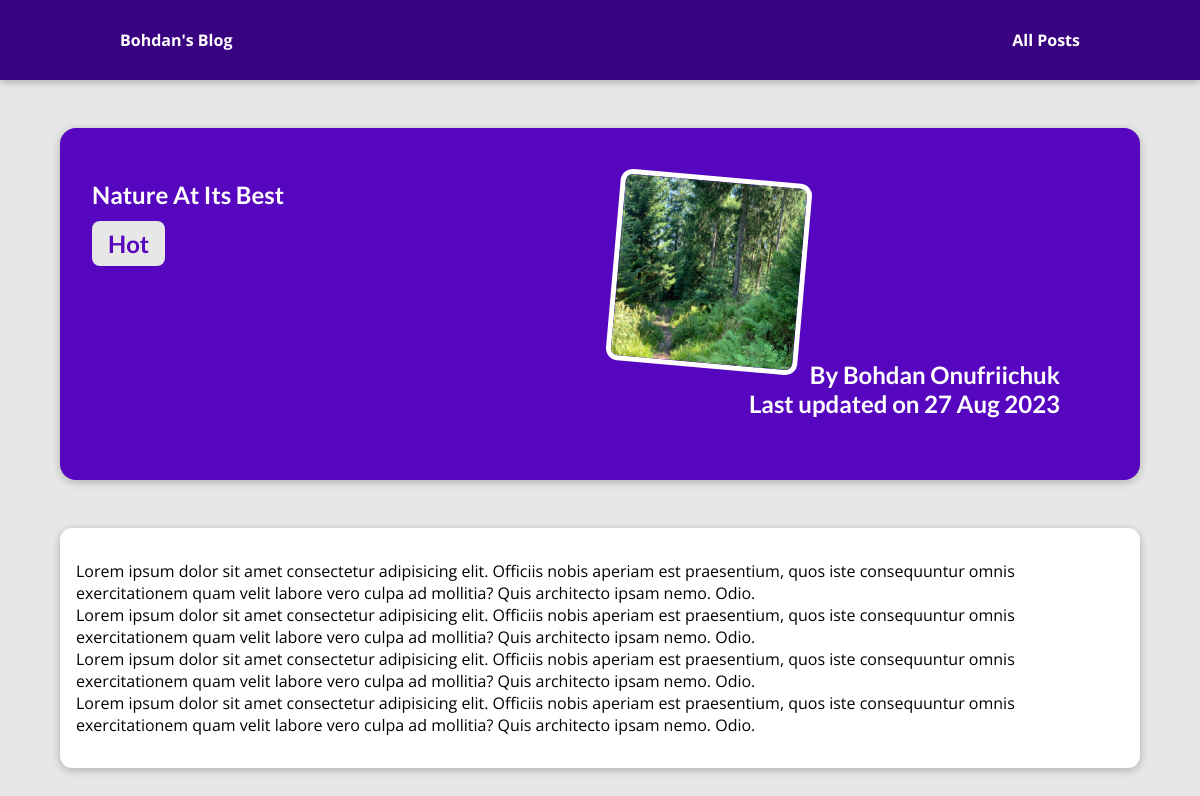
The page /posts/nature-at-its-best on the database its author committed.
### blog/models.py (models this page shows, shortened)
class Post(models.Model):
    title = models.CharField(max_length = 150)
    excerpt = models.CharField(max_length = 200)
    image_name = models.CharField(max_length = 100)
    date = models.DateField(auto_now=True)
    slug = models.SlugField(unique=True, db_index=True)
    content = models.TextField(validators=[MinLengthValidator(10)])
    author = models.ForeignKey(
        Author, on_delete=models.SET_NULL, null=True, related_name="posts")
    tags = models.ManyToManyField(Tag)

class Tag(models.Model):
    caption = models.CharField(max_length=25)

class Author(models.Model):
    first_name = models.CharField(max_length = 100)
    last_name = models.CharField(max_length = 100)
    e_mail = models.EmailField()
    def full_name(self):
        return f"{self.first_name} {self.last_name}"
    def __str__(self):
        return self.full_name()

### blog/views.py (the view)
# urls.py: path("posts/<slug:slug>", views.post_detail,
def post_detail(request, slug):
  identefied_post = get_object_or_404(Post, slug=slug)
  return render(request, "blog/post-detail.html", {
    "post": identefied_post,
    "post_tags": identefied_post.tags.all()
  })

### blog/templates/blog/post-detail.html (shortened to what this page needs)
{% extends "base.html" %}
{% load static %}
{% block css_files %}
    <link rel="stylesheet" href="{% static "blog/post-detail.css" %}">
{% endblock css_files %}
{% block content %}
    <section id="summary">
        <h2>{{post.title}}<h2>
        <div>
            {% for tag in post_tags %}
                <span class="tag">{{tag.caption}}</span>
            {% endfor %}
        </div>
        <article>
            <img src="{% static "blog/images/"|add:post.image_name %}" alt="{{post.title}}">
            <adress>By <a href="mailto:{{ post.author.e_mail }}">{{post.author|title}}</a></adress>
            <div>
                Last updated on <time>{{post.date|date:"d M Y"}}</time>
            </div>
        </article>
    </section>
    <main>
        {{post.content|linebreaks}}
    </main>
{% endblock content %}

### static/app.css (style rules this page uses)
* { box-sizing: border-box; }
html { font-family: 'Open Sans', 'Lato', sans-serif; }
body { margin: 0; }
h1, h2, h3 { font-family: 'Lato', sans-serif; font-weight: bold; }

### blog/static/blog/post-detail.css (style rules this page uses)
body { background-color: #e7e7e7; }
#summary { margin: 8rem auto 3rem auto; padding: 2rem; width: 90%; max-width: 90rem; border-radius: 16px; background-color: #5706c0; position: relative; box-shadow: 0 2px 8px rgba(0, 0, 0, 0.25); height: 22rem; }
#summary h2 { color: white; font-size: 1.5rem; margin-bottom: 0.25rem; }
#summary article { position: absolute; top: 2rem; right: 3rem; padding: 1rem 2rem; border-radius: 12px; text-align: right; color: white; }
#summary article img { width: 12rem; height: 12rem; border-radius: 12px; transform: rotateZ(5deg); border: 5px solid white; margin-bottom: 1rem; }
#summary a { color: white; text-decoration: none; }
#summary time { font-weight: bold; }
main { width: 90%; max-width: 90rem; margin: 3rem auto; background-color: white; padding: 1rem; border-radius: 12px; box-shadow: 0 2px 8px rgba(0, 0, 0, 0.25); }
.tag { background-color: #e7e7e7; color: #5706c0; padding: 0.5rem 1rem; border-radius: 8px; }

### rows shown on the page
Post: title "Nature At Its Best", image_name (picture), author "Bohdan Onufriichuk", date "27 Aug 2023", content "Lorem ipsum dolor sit amet consectetur adipisicing elit. Officiis nobis aperiam est praesentium, quos iste consequuntur omnis exercitationem quam velit labore vero culpa ad mollitia? Quis architecto ipsam nemo. Odio. Lorem ipsum dolor sit amet consectetur adipisicing elit. Officiis nobis aperiam est praesentium, quos iste consequuntur omnis exercitationem quam velit labore vero culpa ad mollitia? Quis architecto ipsam nemo. Odio. Lorem ipsum dolor sit amet consectetur adipisicing elit. Officiis nobis aperiam est praesentium, quos iste consequuntur omnis exercitationem quam velit labore vero culpa ad mollitia? Quis architecto ipsam nemo. Odio. Lorem ipsum dolor sit amet consectetur…"
Tag: caption "Hot"
